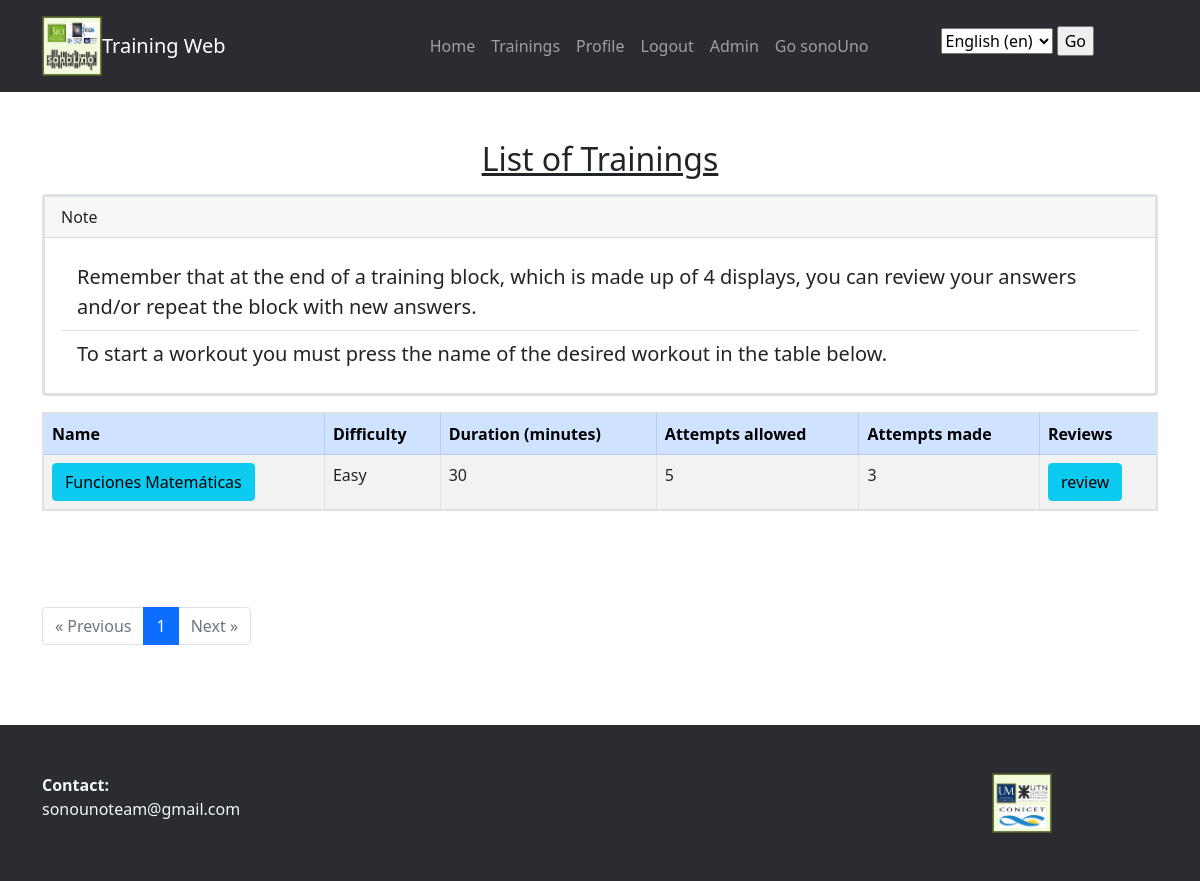
The app's page /trainingApp/ (signed in) with its own data.
### trainingApp/models.py (models this page shows, shortened)
class Training(models.Model):
    class TrainingType(models.TextChoices):
        Easy = 'Easy'
        Intemediate = 'Intemediate'
        Advanced = 'Advanced'
    class StateTraining(models.TextChoices):
        Active = 'Active'
        inactive = 'Inactive'
    name_training = models.CharField(max_length=200)
    pub_date = models.DateTimeField("upload date", auto_now_add=True)
    modificationDate = models.DateTimeField(auto_now= True)
    difficulty = models.CharField(
        max_length=20,
        choices=TrainingType.choices,
        default=TrainingType.Easy
    )
    estimatedDuration = models.IntegerField(default=0)
    state_training= models.CharField(
        max_length=20,
        choices=StateTraining.choices,
        default=StateTraining.Active
    )
    attempts_allowed = models.IntegerField(default=1)
    groups = models.ManyToManyField(Group)
    def get_num_trainee_trainings(self, trainee_id):
        return TraineeTraining.objects.filter(training=self, trainee_id=trainee_id).count()
    @property
    def total_estimated_duration(self):
        return self.block_set.aggregate(total_duration=Sum('estimed_duration_block'))['total_duration'] or 0

### trainingApp/views.py (the view)
# urls.py: path("", login_required(TrainingList.as_view()), name="training_List"),
class TrainingList(ListView):
    model = Training
    template_name = "trainingApp/training_List.html"
    context_object_name = "training_list"
    paginate_by = 5  # Especifica la cantidad de objetos por página
    def get_queryset(self):
        trainee = Trainee.objects.get(user = self.request.user)
        queryset = Training.objects.filter(state_training = 'Active',groups__in=[trainee.group]).order_by('id') #el subfijo __in indica que estamos buscando coincidencias en una lista de valores.
        return queryset
    def get_context_data(self, **kwargs):
        context = super().get_context_data(**kwargs)
        user = self.request.user
        trainee = Trainee.objects.get(user_id=user.id)
        context['num_trainee_trainings'] = {training.id: training.get_num_trainee_trainings(trainee.id)      for training in context['training_list']}
        return context

### trainingApp/templatetags/custom_filters.py (called while the page is built)
@register.filter
def get_value(dictionary, key):
    return dictionary.get(key, "0")

### trainingApp/templates/trainingApp/training_List.html (shortened to what this page needs)
{% extends "base.html" %}
{% load i18n %}
{% block content %}
{% load custom_filters %}
<main class="mt-5">
    <h1 class="h2">{% trans "List of Trainings" %}</h1>
    <div class="card my-3 border border-3">
        <div class="card-header">
            {% trans "Note" %}
        </div>
        <div class="card-body">
            <blockquote class="blockquote mb-0">
            </blockquote>
        </div>
    </div>
    <div class="table-responsive">
        {% if training_list %}
            <table class="table table-striped table-bordered border border-2">
                <thead>
                    <tr class="table-primary">
                        <th>{% trans "Name" %}</th>
                        <th>{% trans "Difficulty" %}</th>
                        <th>{% trans "Duration (minutes)" %}</th>
                        <th>{% trans "Attempts allowed" %}</th>
                        <th>{% trans "Attempts made" %}</th>
                        <th>{% trans "Reviews" %}</th>
                    </tr>
                </thead>
                <tbody>
                    {% for training in training_list %}
                        <tr>
                            <td>
                                {% if training.attempts_allowed > num_trainee_trainings|get_value:training.id %}
                                    <a href="{% url 'trainingApp:block_deploy_list' training.id %}" class="btn btn-info">{{ training.name_training }}</a>
                                {% else %}
                                    <a>{{ training.name_training }}</a>
                                {% endif %}
                            </td>
                            <td>{{ training.difficulty }}</td>
                            <td>{{ training.total_estimated_duration }}</td>
                            <td>{{ training.attempts_allowed }}</td>
                            <td>{{ num_trainee_trainings|get_value:training.id }}</td>
                            <td>
                                <a href="{% url 'trainingApp:review_list_tt' training.id %}" class="btn btn-info">{% trans "review" %}</a>
                            </td>
                        </tr>
                    {% endfor %}
                </tbody>
            </table>
        {% else %}
            {% blocktrans %}
                <p class="lead">Sorry, no trainings are available.</p>
            {% endblocktrans %}
        {% endif %}
    </div>
</main>
<div class="mt-4">
    <nav aria-label="Page navigation">
        <ul class="pagination">
            {% if page_obj.has_previous %}
                <li class="page-item">
                    <a href="?page={{ page_obj.previous_page_number }}" class="page-link" aria-label="Previous">
                        <span aria-hidden="true">&laquo; {% trans 'Previous' %}</span>
                    </a>
                </li>
            {% else %}
                <li class="page-item disabled">
                    <span class="page-link" aria-hidden="true">&laquo; {% trans 'Previous' %}</span>
                </li>
            {% endif %}
            {% for i in paginator.page_range %}
                <li class="page-item {% if i == page_obj.number %} active {% endif %}">
                    <a href="?page={{ i }}" class="page-link">{{ i }}</a>
                </li>
            {% endfor %}
            {% if page_obj.has_next %}
                <li class="page-item">
                    <a href="?page={{ page_obj.next_page_number }}" class="page-link" aria-label="Next">
                        <span aria-hidden="true">{% trans 'Next' %} &raquo;</span>
                    </a>
                </li>
            {% else %}
                <li class="page-item disabled">
                    <span class="page-link" aria-hidden="true">{% trans 'Next' %} &raquo;</span>
                </li>
            {% endif %}
        </ul>
    </nav>
</div>
{% endblock %}

### trainingApp/static/trainingApp/style/style.css (style rules this page uses)
main { margin-top: 3rem; margin-bottom: 5rem; }
h1 { text-align: center; text-decoration-line: underline; margin-bottom: 3rem; }

### records on screen
Training: name_training "Funciones Matemáticas", difficulty "Easy", total_estimated_duration "30", attempts_allowed "5", id "3"

### other values on screen
{{ i }} "1"
form field language "English (en)"
